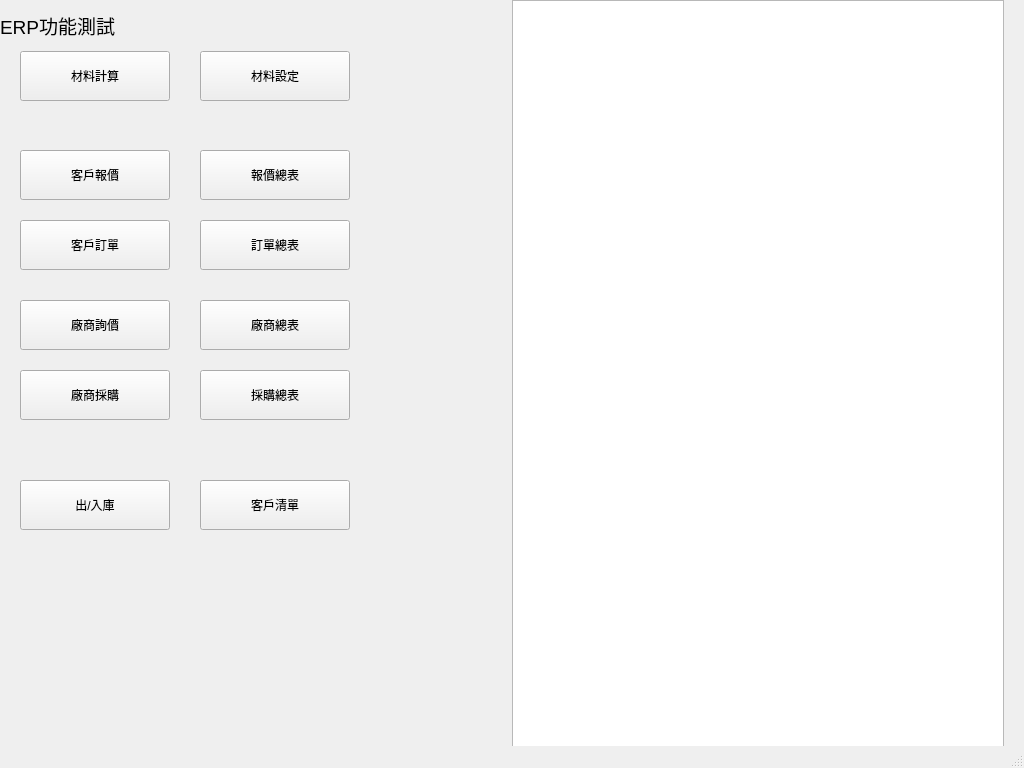
<?xml version="1.0" encoding="UTF-8"?>
<ui version="4.0">
 <class>MainWindow</class>
 <widget class="QMainWindow" name="MainWindow">
  <property name="geometry">
   <rect>
    <x>0</x>
    <y>0</y>
    <width>1024</width>
    <height>768</height>
   </rect>
  </property>
  <property name="windowTitle">
   <string>MainWindow</string>
  </property>
  <widget class="QWidget" name="centralwidget">
   <widget class="QWidget" name="widget" native="true">
    <property name="geometry">
     <rect>
      <x>0</x>
      <y>0</y>
      <width>512</width>
      <height>768</height>
     </rect>
    </property>
    <widget class="QPushButton" name="pushButton">
     <property name="geometry">
      <rect>
       <x>20</x>
       <y>51</y>
       <width>150</width>
       <height>50</height>
      </rect>
     </property>
     <property name="text">
      <string>材料計算</string>
     </property>
    </widget>
    <widget class="QLabel" name="label">
     <property name="geometry">
      <rect>
       <x>0</x>
       <y>0</y>
       <width>200</width>
       <height>50</height>
      </rect>
     </property>
     <property name="font">
      <font>
       <pointsize>14</pointsize>
      </font>
     </property>
     <property name="text">
      <string>ERP功能測試</string>
     </property>
    </widget>
    <widget class="QPushButton" name="pushButton_2">
     <property name="geometry">
      <rect>
       <x>200</x>
       <y>51</y>
       <width>150</width>
       <height>50</height>
      </rect>
     </property>
     <property name="text">
      <string>材料設定</string>
     </property>
    </widget>
    <widget class="QPushButton" name="pushButton_3">
     <property name="geometry">
      <rect>
       <x>20</x>
       <y>150</y>
       <width>150</width>
       <height>50</height>
      </rect>
     </property>
     <property name="text">
      <string>客戶報價</string>
     </property>
    </widget>
    <widget class="QPushButton" name="pushButton_4">
     <property name="geometry">
      <rect>
       <x>200</x>
       <y>150</y>
       <width>150</width>
       <height>50</height>
      </rect>
     </property>
     <property name="text">
      <string>報價總表</string>
     </property>
    </widget>
    <widget class="QPushButton" name="pushButton_5">
     <property name="geometry">
      <rect>
       <x>20</x>
       <y>220</y>
       <width>150</width>
       <height>50</height>
      </rect>
     </property>
     <property name="text">
      <string>客戶訂單</string>
     </property>
    </widget>
    <widget class="QPushButton" name="pushButton_6">
     <property name="geometry">
      <rect>
       <x>200</x>
       <y>220</y>
       <width>150</width>
       <height>50</height>
      </rect>
     </property>
     <property name="text">
      <string>訂單總表</string>
     </property>
    </widget>
    <widget class="QPushButton" name="pushButton_7">
     <property name="geometry">
      <rect>
       <x>20</x>
       <y>300</y>
       <width>150</width>
       <height>50</height>
      </rect>
     </property>
     <property name="text">
      <string>廠商詢價</string>
     </property>
    </widget>
    <widget class="QPushButton" name="pushButton_8">
     <property name="geometry">
      <rect>
       <x>200</x>
       <y>300</y>
       <width>150</width>
       <height>50</height>
      </rect>
     </property>
     <property name="text">
      <string>廠商總表</string>
     </property>
    </widget>
    <widget class="QPushButton" name="pushButton_9">
     <property name="geometry">
      <rect>
       <x>20</x>
       <y>370</y>
       <width>150</width>
       <height>50</height>
      </rect>
     </property>
     <property name="text">
      <string>廠商採購</string>
     </property>
    </widget>
    <widget class="QPushButton" name="pushButton_10">
     <property name="geometry">
      <rect>
       <x>200</x>
       <y>370</y>
       <width>150</width>
       <height>50</height>
      </rect>
     </property>
     <property name="text">
      <string>採購總表</string>
     </property>
    </widget>
    <widget class="QPushButton" name="pushButton_11">
     <property name="geometry">
      <rect>
       <x>20</x>
       <y>480</y>
       <width>150</width>
       <height>50</height>
      </rect>
     </property>
     <property name="text">
      <string>出/入庫</string>
     </property>
    </widget>
    <widget class="QPushButton" name="pushButton_12">
     <property name="geometry">
      <rect>
       <x>200</x>
       <y>480</y>
       <width>150</width>
       <height>50</height>
      </rect>
     </property>
     <property name="text">
      <string>客戶清單</string>
     </property>
    </widget>
   </widget>
   <widget class="QWidget" name="widget_2" native="true">
    <property name="geometry">
     <rect>
      <x>512</x>
      <y>0</y>
      <width>512</width>
      <height>768</height>
     </rect>
    </property>
    <widget class="QListView" name="listView">
     <property name="geometry">
      <rect>
       <x>0</x>
       <y>0</y>
       <width>492</width>
       <height>750</height>
      </rect>
     </property>
    </widget>
   </widget>
  </widget>
  <widget class="QMenuBar" name="menubar">
   <property name="geometry">
    <rect>
     <x>0</x>
     <y>0</y>
     <width>1024</width>
     <height>22</height>
    </rect>
   </property>
  </widget>
  <widget class="QStatusBar" name="statusbar"/>
 </widget>
 <resources/>
 <connections/>
</ui>
